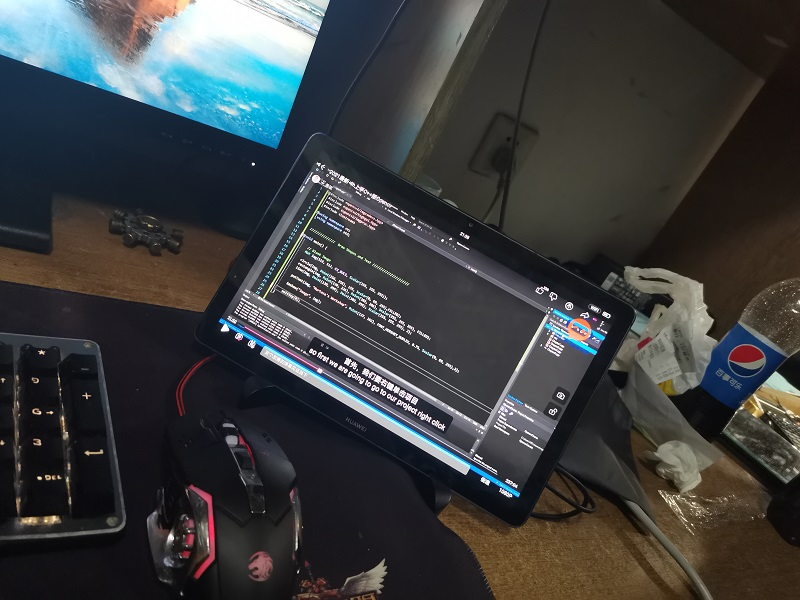
//> input picture 实验/Resources/7.jpg, 800 x 600 px
$ ./demo7   (built with g++ and OpenCV 4)
//> lines starting //> are read from the running program, lines starting //| are printed output that depends on the picture; after the words box and inside, x2 and y2 are one past the last pixel; in counts of white or black regions, pixels touching at a corner belong together
#include<opencv2/highgui.hpp>
#include<opencv2/imgcodecs.hpp>
#include<opencv2/imgproc.hpp>
#include<iostream>


float w = 500;
float h = 320;
using namespace std;
using namespace cv;

////////////////////////翘曲图像,返回俯视图//////////////////////
int main()
{
	string path = "Resources/7.jpg";
	Mat img,imgWarp,matrix;
	img = imread(path);
//> img is the input picture: 600 rows x 800 cols, CV_8UC3; mean B, G, R 62, 61.1, 59.3
	/*
	316,130,左上
	638,312右上
	193,388左下
	518,529右下


	*/

	Point2f scr[4] =
	{
		{316,130},
		{638,312},
		{193,340},
		{518,529}
	};//转换前的四点，矩形四角顺序
	for (int i = 0; i < 4; i++)
	{
		circle(img,scr[i],10, Scalar(0, 255, 0),FILLED);
	}
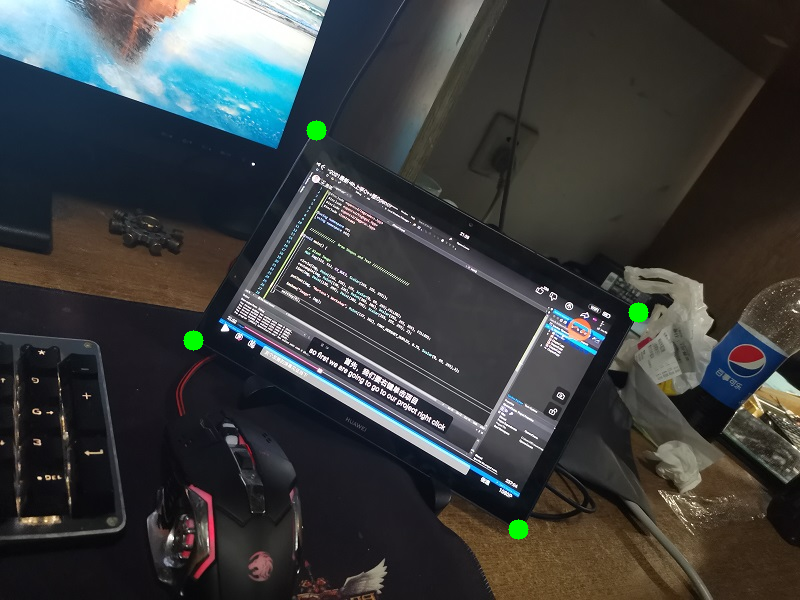
//> img: 600 rows x 800 cols, CV_8UC3; 0.26% of pixels changed, all inside (x1, y1, x2, y2) = (183, 120, 649, 540)
	Point2f dst[4] =
	{
		{0.0,0.0},
		{w,0},
		{0.0,h},
		{w,h}

	};//转换后的四点
	matrix = getPerspectiveTransform(scr, dst);//返回转换模式

	warpPerspective(img, imgWarp, matrix, Point(w, h));
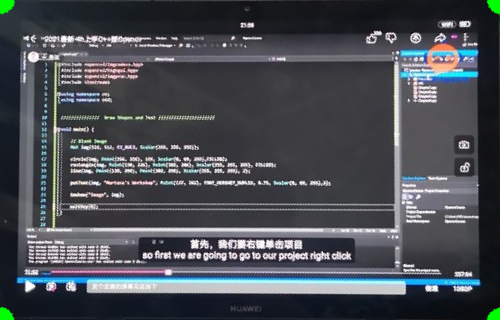
//> imgWarp: 320 rows x 500 cols, CV_8UC3; mean B, G, R 83.1, 76.8, 73.2
	//返回转换后的图像，该函数完成将 普通视角改为俯视图
	imshow("imgWarp", imgWarp);
	imshow("img", img);
	//imshow("matrix", matrix);
	waitKey(100000);
	return 0;
}
